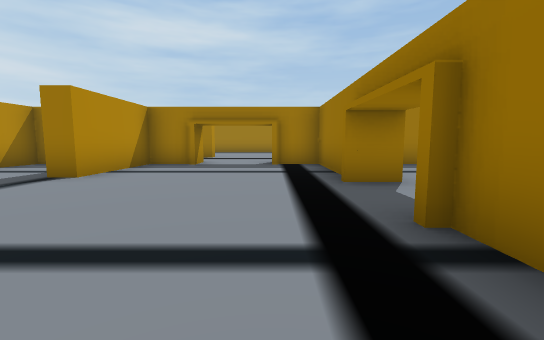
view 1 (above)

16 first-person views from a walk through a scene from a Unity 3-D project. The camera is 1.2 m above the floor, tilts 6° down and sees 90° across. The floor is counted in squares, 2 m on a side. Each view is taken from the middle of a square. On the plan, view 1 faces up. The plan holds only what a view shows up to about 9 squares ahead; the rest is blank. The place goes on beyond the plan. Some animated figures are left out.

view 2
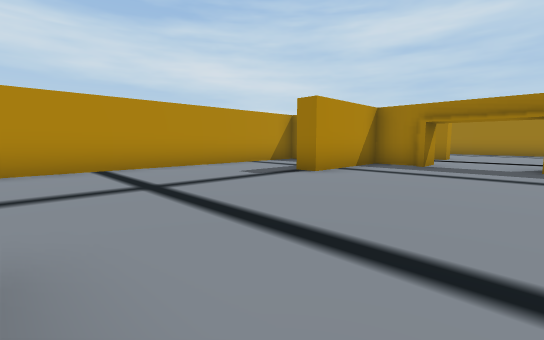

view 3
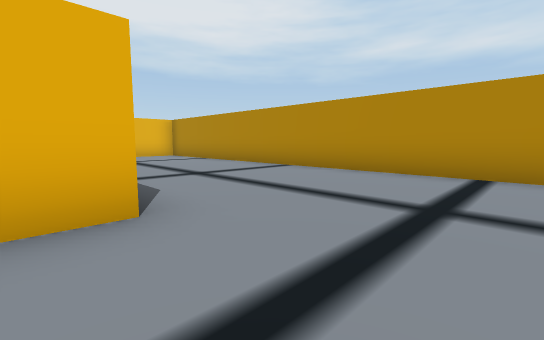

view 4
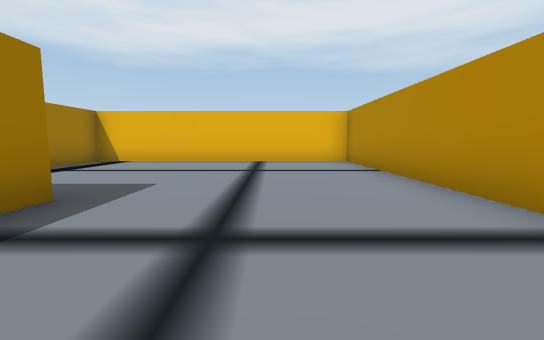

view 5
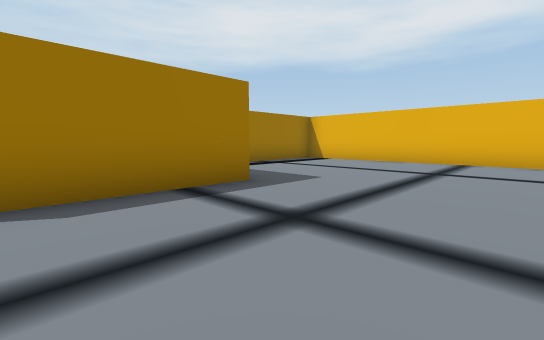

view 6
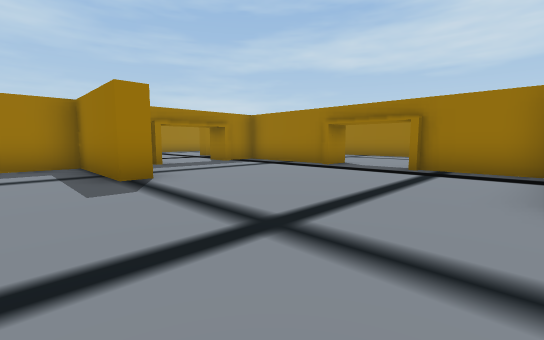

view 7
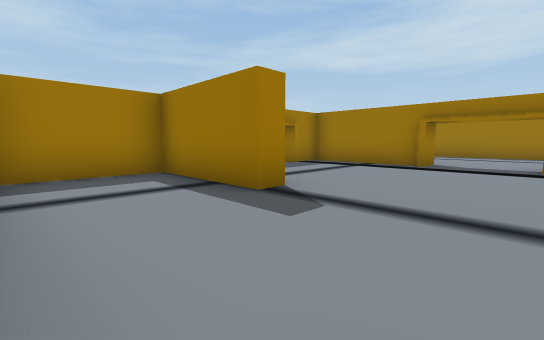

view 8
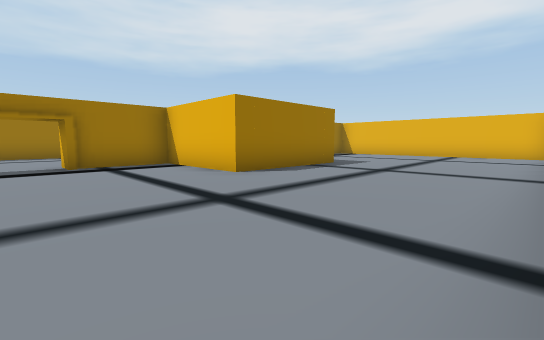

view 9
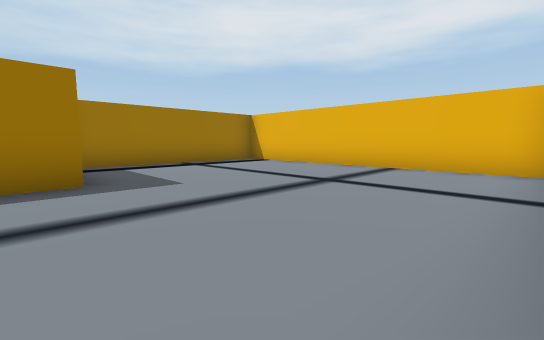

view 10
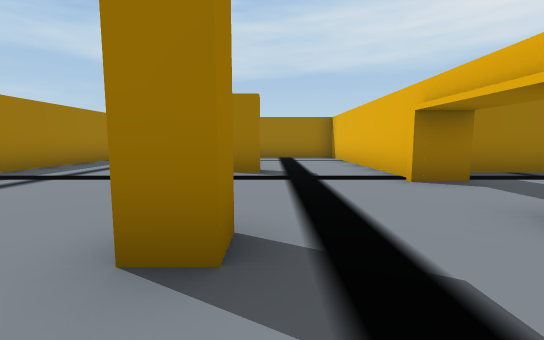

view 11
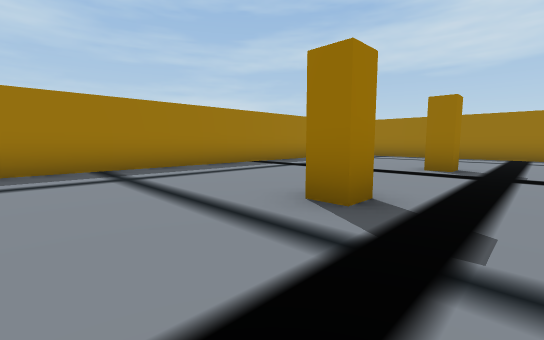

view 12
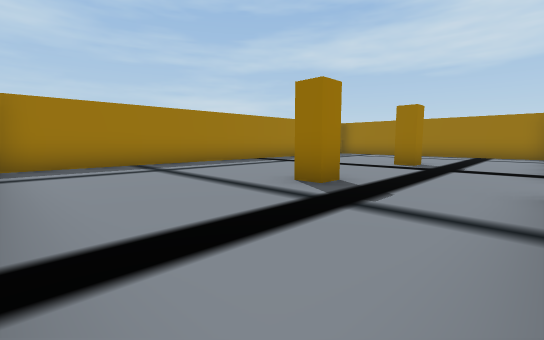

view 13
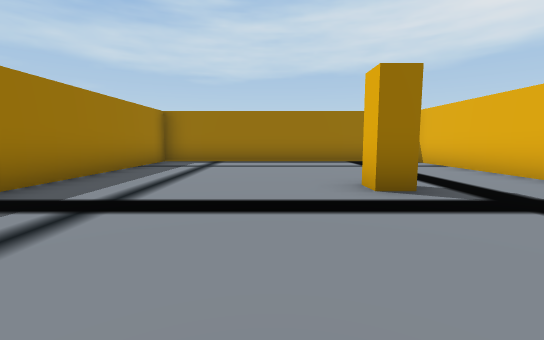

view 14
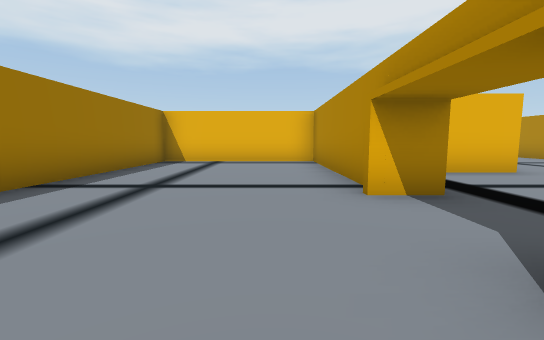

view 15
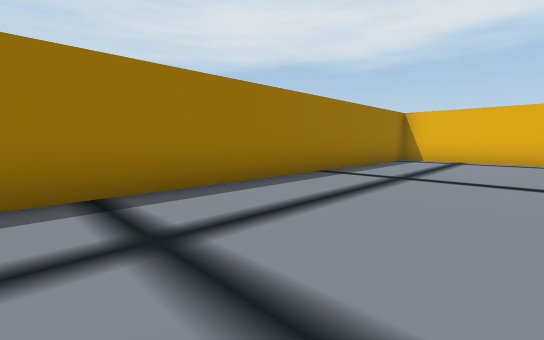

view 16
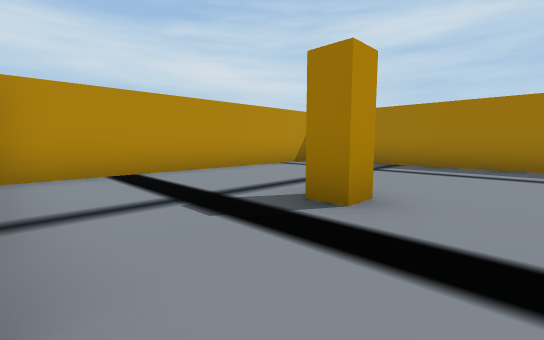

### Floor plan
Ten units are one square. View 1 is at (0, 0); x grows to the right and y downward. Boxes are objects, and circles mark ways between rooms. Rooms are numbered by the first view taken in them; rooms with no view inside come last. Other rooms are left out.
<svg viewBox="-67 -157 134 255">
<path fill="none" stroke="#000" d="M-18 39 -18 2 13 2 13 -19M10 -20 20 -20M13 -41 13 -72 0 -72M20 -40 10 -40M-20 -72 -32 -72 -32 -45 -37 -45 -37 -72 -62 -72 -62 93 13 93 13 42M5 -77 60 -77M-20 -80 -20 -72M0 -72 0 -80M-62 -149 -62 -79M62 -80 62 -152 -60 -152M17 -14 17 33 62 33 62 -61M40 -72 35 -72"/>
<rect x="-35" y="-115" width="20" height="20" fill="#bbb"><title>other object</title></rect>
<rect x="5" y="-115" width="20" height="20" fill="#bbb"><title>other object</title></rect>
<circle cx="-10" cy="-70" r="3" fill="#2a7"/>
<circle cx="20" cy="-30" r="3" fill="#2a7"/>
<text x="-30" y="10">1</text>
<text x="0" y="-120">2</text>
<text x="40" y="-10">3</text>
</svg>
Room 1 opens to room 2. Room 1 opens to room 3.

Where each view was taken, in squares from view 1:
view 1: 0 up, 0 right, facing up
view 2: 0 up, 0 right, facing up-left
view 3: 2 up, 1 left, facing down-left
view 4: 1 down, 4 left, facing down
view 5: 1 down, 5 left, facing down-right
view 6: 0 up, 5 left, facing up-right
view 7: 2 up, 6 left, facing up-right
view 8: 3 up, 6 left, facing down-right
view 9: 3 down, 6 left, facing down-right
view 10: 10 up, 4 left, facing right
view 11: 9 up, 5 left, facing up-right
view 12: 8 up, 6 left, facing up-right
view 13: 12 up, 2 left, facing right
view 14: 5 up, 3 right, facing down
view 15: 6 up, 3 right, facing down-right
view 16: 8 up, 1 left, facing up-left
